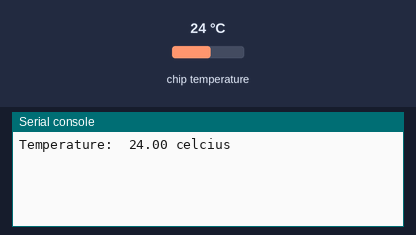
A program run on a simulated CircuitPython board. On the bench: the last lines printed to the serial console. The inputs (shaded band) are chosen by the test bench; at power-on: chip temperature 24 °C.

Above: at 1.2 s.
1.3 s: chip temperature set to 1 °C
At 3.1 s:
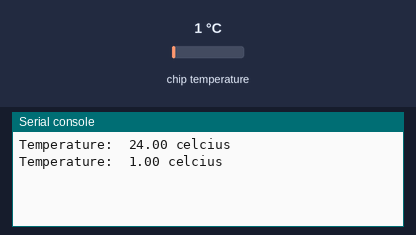
4.0 s: chip temperature set to 11 °C
At 4.6 s:
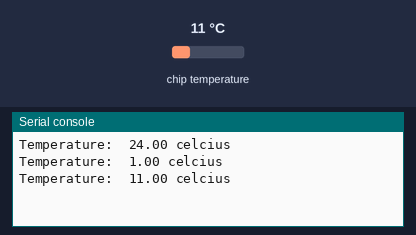
Timing chart, 0 to 7.0 s (numbered marks = the images above; inputs shaded):
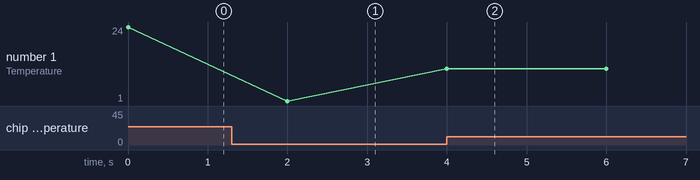

Measured:
- after the input at 1.3 s, the serial console: prints a new line after 0.70 s (image 1)
- after the input at 4.0 s, the serial console: prints a new line at once (image 2)
- plotted number 1: 24 → 1 after the input at 1.3 s, 1 → 11 after the input at 4.0 s

The program:

06internal_temp_sensor.py
```python
'''
The Raspberry Pi Pico W's CPU has a
temperature sensor built into it.
CircuitPython makes it super simple to read
this data from the sensor using the microcontroller module
'''

import time
import microcontroller

while True:
    data = microcontroller.cpu.temperature
    data = "{:.2f}".format(data)
    print("Temperature: ", data, "celcius")
    time.sleep(2)
```
